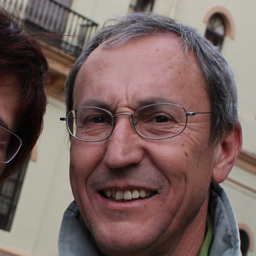
#> input picture data/test_gallery/00538.png, 256 x 256 px, given in place of 44898.png, which was not available
$ jupyter execute --allow-errors FADING_demo_storytelling.ipynb   (text cells are left out)
#> lines starting #> are read from the running program, lines starting #| are printed output that depends on the picture; pictures that were not available may be replaced by others from this repository, and a replacement may not be noted
[cell 1]
import os
import sys
import glob
import math
from typing import Dict, List, Tuple, Optional
import numpy as np
import pandas as pd
from PIL import Image
import cv2
import matplotlib.pyplot as plt
import matplotlib.patches as patches
import torch
import torch.nn.functional as F
import torchvision.transforms.functional as TF

# Thiết lập hiển thị đồ thị đẹp mắt, độ tương phản cao cho trình chiếu
plt.rcParams['figure.dpi'] = 120
plt.rcParams['font.sans-serif'] = 'DejaVu Sans'
plt.rcParams['axes.edgecolor'] = '#4A5568'
plt.rcParams['axes.linewidth'] = 1.2

# --- TỰ ĐỘNG PHÁT HIỆN MÔI TRƯỜNG CHẠY (KAGGLE vs LOCAL) ---
IS_KAGGLE = os.path.exists("/kaggle/input")

if IS_KAGGLE:
    print("🌐 Môi trường thực thi: KAGGLE CLOUD GPU")
    DATA_DIR = "/kaggle/input/datasets/menonkk/nckh-2025-2026"
    OUTPUT_DIR = "/kaggle/working/FADING_storytelling_output_v2"
    FFHQ_DIR = os.path.join(DATA_DIR, "ffhq_aging_150_samples/ffhq_aging_150_samples")
    GALLERY_DIR = os.path.join(DATA_DIR, "test_gallery")
    if not os.path.isdir(GALLERY_DIR):
        GALLERY_DIR = FFHQ_DIR
    LABELS_CSV = os.path.join(FFHQ_DIR, "sampled_labels.csv")
    CKPT_DIR = DATA_DIR
    CODEFORMER_DIR = "/kaggle/working/CodeFormer"
else:
    print("💻 Môi trường thực thi: LOCAL WORKSTATION")
    PROJECT_ROOT = os.path.abspath(os.path.join(os.getcwd(), "..") if os.path.basename(os.getcwd()) == "notebooks" else os.getcwd())
    DATA_DIR = os.path.join(PROJECT_ROOT, "data")
    OUTPUT_DIR = os.path.join(PROJECT_ROOT, "scratch", "storytelling_output_v2")
    FFHQ_DIR = os.path.join(DATA_DIR, "ffhq_aging_150_samples")
    GALLERY_DIR = os.path.join(DATA_DIR, "test_gallery")
    CKPT_DIR = os.path.join(PROJECT_ROOT, "checkpoints", "specialized_unet")
    if not os.path.isdir(CKPT_DIR):
        CKPT_DIR = None
    CODEFORMER_DIR = os.path.join(PROJECT_ROOT, "CodeFormer")

os.makedirs(OUTPUT_DIR, exist_ok=True)
print(f"📁 Thư mục xuất kết quả trực quan: {OUTPUT_DIR}")

[cell 2]
config = {
    "base_model": {
        "pretrained_model_name_or_path": "runwayml/stable-diffusion-v1-5",
    },
    "inversion": {
        "num_inference_steps": 50,
        "guidance_scale": 1.0,           # Khử nhiễu ODE thuần túy bảo toàn nhận dạng tuyệt đối
        "num_inner_steps": 10,           # Tối ưu hóa null-text vectors chống over-fitting
        "early_stop_epsilon": 1e-5,
        "image_size": 512,
    },
    "editing": {
        "num_inference_steps": 50,
        "guidance_scale": 4.0,           # Khuếch đại prompt để khắc họa nếp nhăn già hóa
        "attention_control_ratio": 0.8,  # Tiêm 80% cấu trúc Self-Attention gốc
        "use_local_blend": True,         # Mặt nạ phân tách không gian LocalBlend
        "local_blend_threshold": 0.3,
        "image_size": 512,
    },
    "embedding": {
        "model_name": "buffalo_l",
        "ctx_id": -1,                    # CPU cho FaceEmbedder để tiết kiệm VRAM cho Diffusion
        "det_size": (256, 256),
    }
}
print("✅ Cấu hình FADING đã được nạp thành công.")

[cell 3]
AGE_GROUP_TO_AGE: Dict[str, int] = {
    "0-2": 1, "3-6": 4, "7-9": 8, "10-14": 12, "15-19": 17,
    "20-29": 24, "30-39": 34, "40-49": 44, "50-69": 59, "70-120": 80,
}

def age_group_to_age(age_group: str) -> int:
    return AGE_GROUP_TO_AGE.get(age_group, 24)

# [5 lines left out: function gender_to_word, not called in this run]

def build_prompt_alpha(age: int, gender_word: str) -> str:
    return f"photo of a {age} year old {gender_word}"

def build_prompt_tau(target_age: int, gender_word: str) -> str:
    return f"photo of a {target_age} year old {gender_word}"

# [24 lines left out: functions compute_target_ages, get_word_inds, not called in this run]

[cell 4]
from diffusers import AutoencoderKL, DDIMScheduler, UNet2DConditionModel
from transformers import CLIPTextModel, CLIPTokenizer
from torch.optim import Adam
from torchvision import transforms

class DualAttentionCapture:
    # [38 lines left out: functions __init__, _build_processor, not called in this run]

    def register(self) -> None:
        new_processors = {name: self._build_processor(name) for name in self.unet.attn_processors.keys()}
        self.unet.set_attn_processor(new_processors)

    def restore(self) -> None:
        self.unet.set_attn_processor(self._orig_processors)

    # [8 lines left out: function capture_step, not called in this run]

#> (a cell that did not finish here is left out)

[cell 6]
# [53 lines left out: function local_blend, not called in this run]


class DualAttentionInjector:
    # Tiêm Self-Attention (attn1) để khóa hình học khuôn mặt,
    # và tiêm Cross-Attention (attn2) có chọn lọc (Token-level Filtering) để hòa trộn tuổi tác tự nhiên.
    # Bắt live cross-attention maps phục vụ LocalBlend.

    # [76 lines left out: functions __init__, _build_processor, register, not called in this run]

    def restore(self) -> None:
        self.unet.set_attn_processor(self._orig_processors)

    # [7 lines left out: function inject_step, not called in this run]

#> (a cell that did not finish here is left out)

[cell 8]
class FaceEmbedder:
    def __init__(self, model_name: str = "buffalo_l", ctx_id: int = -1, det_size: Tuple[int, int] = (256, 256)):
        self.model_name = model_name
        self.ctx_id = ctx_id
        self.det_size = det_size
        self.app = None

    def _load_model(self):
        if self.app is None:
            from insightface.app import FaceAnalysis
            print("[FaceEmbedder] Nạp mô hình InsightFace (buffalo_l)...")
            self.app = FaceAnalysis(name=self.model_name)
            self.app.prepare(ctx_id=self.ctx_id, det_size=self.det_size)

    # [15 lines left out: function embed, not called in this run]

    def detect_faces(self, image_rgb: np.ndarray):
        self._load_model()
        img_bgr = cv2.cvtColor(image_rgb, cv2.COLOR_RGB2BGR)
        return self.app.get(img_bgr)

[cell 9]
# --- CÁC HÀM TIỀN XỬ LÝ (ADAPTIVE PADDING, SHADES OF GRAY WB, CODEFORMER, ALIGN) ---

def apply_adaptive_padding(
    image_rgb: np.ndarray,
    face_occupancy_thresh: float = 0.85,
    pad_ratio: float = 0.20,
    border_mode: str = "replicate",
    embedder = None
) -> Tuple[np.ndarray, bool]:
    H, W = image_rgb.shape[:2]
    faces = []
    if embedder is not None:
        try:
            faces = embedder.detect_faces(image_rgb)
        except Exception:
            pass

    need_padding = False
    if len(faces) > 0:
        face = faces[0]
        bbox = face.bbox if hasattr(face, "bbox") else face["bbox"]
        x1, y1, x2, y2 = bbox
        w_face, h_face = x2 - x1, y2 - y1
        if (w_face / W >= face_occupancy_thresh or h_face / H >= face_occupancy_thresh or
            x1 < 0.05 * W or x2 > 0.95 * W or y1 < 0.05 * H or y2 > 0.95 * H):
            need_padding = True
    else:
        if min(H, W) < 300:
            need_padding = True

    if need_padding:
        pad_h, pad_w = int(H * pad_ratio), int(W * pad_ratio)
        cv_border = cv2.BORDER_REPLICATE if border_mode == "replicate" else cv2.BORDER_REFLECT_101
        padded = cv2.copyMakeBorder(image_rgb, pad_h, pad_h, pad_w, pad_w, cv_border)
        return padded, True
    return image_rgb, False

def apply_white_balance(image_rgb: np.ndarray, p: int = 6, max_shift_thresh: float = 35.0, gain_min: float = 0.75, gain_max: float = 1.30, return_info: bool = False):
    img_norm = image_rgb.astype(np.float64) / 255.0
    norm_r = np.power(np.mean(np.power(img_norm[:, :, 0], p)), 1.0 / p)
    norm_g = np.power(np.mean(np.power(img_norm[:, :, 1], p)), 1.0 / p)
    norm_b = np.power(np.mean(np.power(img_norm[:, :, 2], p)), 1.0 / p)
    avg_gray = (norm_r + norm_g + norm_b) / 3.0

    raw_gain_r = float(avg_gray / (norm_r + 1e-8))
    raw_gain_g = float(avg_gray / (norm_g + 1e-8))
    raw_gain_b = float(avg_gray / (norm_b + 1e-8))

    clamped_gain_r = float(np.clip(raw_gain_r, gain_min, gain_max))
    clamped_gain_g = float(np.clip(raw_gain_g, gain_min, gain_max))
    clamped_gain_b = float(np.clip(raw_gain_b, gain_min, gain_max))

    img_float = image_rgb.astype(np.float32)
    wb_temp = np.zeros_like(img_float)
    wb_temp[:, :, 0] = np.clip(img_float[:, :, 0] * clamped_gain_r, 0, 255)
    wb_temp[:, :, 1] = np.clip(img_float[:, :, 1] * clamped_gain_g, 0, 255)
    wb_temp[:, :, 2] = np.clip(img_float[:, :, 2] * clamped_gain_b, 0, 255)

    avg_r, avg_g, avg_b = float(np.mean(img_float[:, :, 0])), float(np.mean(img_float[:, :, 1])), float(np.mean(img_float[:, :, 2]))
    max_shift = max(abs(float(np.mean(wb_temp[:, :, 0])) - avg_r),
                    abs(float(np.mean(wb_temp[:, :, 1])) - avg_g),
                    abs(float(np.mean(wb_temp[:, :, 2])) - avg_b))

    alpha = max_shift_thresh / (max_shift + 1e-6) if max_shift > max_shift_thresh else 1.0
    blended = img_float * (1.0 - alpha) + wb_temp * alpha
    out_rgb = np.clip(blended, 0, 255).astype(np.uint8)

    info = {
        "raw_gains": (round(raw_gain_r, 3), round(raw_gain_g, 3), round(raw_gain_b, 3)),
        "clamped_gains": (round(clamped_gain_r, 3), round(clamped_gain_g, 3), round(clamped_gain_b, 3)),
        "max_shift": round(max_shift, 1),
        "alpha": round(alpha, 2)
    }
    if return_info:
        return out_rgb, info
    return out_rgb

# [21 lines left out: function align_to_ffhq, not called in this run]

[cell 10]
embedder = FaceEmbedder(
    model_name=config["embedding"]["model_name"],
    ctx_id=config["embedding"]["ctx_id"],
    det_size=config["embedding"]["det_size"]
)
embedder._load_model()
#> (the call stopped at in _load_model, `self.app = FaceAnalysis(name=self.model_name)`: insightface is not available in this run)

#> (the rest of this cell did not finish here and is left out)

[cell 11]
# 1. Nạp ảnh mẫu minh họa chuẩn
TEST_IMAGE_NAME = "44898.png"
TEST_IMAGE_PATH = os.path.join(GALLERY_DIR, TEST_IMAGE_NAME)
if not os.path.exists(TEST_IMAGE_PATH):
    TEST_IMAGE_PATH = os.path.join(FFHQ_DIR, TEST_IMAGE_NAME)

img_bgr = cv2.imread(TEST_IMAGE_PATH)
#> img_bgr is the input picture: shape (256, 256, 3); mean B, G, R 94.9, 98.2, 118.9
img_rgb = cv2.cvtColor(img_bgr, cv2.COLOR_BGR2RGB)
H, W = img_rgb.shape[:2]

# 2. Chạy Face Detection
#> (the rest of this cell did not finish here and is left out)

#> (the call stopped at in _load_model, `self.app = FaceAnalysis(name=self.model_name)`: insightface is not available in this run)
assert len(faces) > 0, f"Không tìm thấy khuôn mặt trong {TEST_IMAGE_NAME}"
face = faces[0]

bbox = face.bbox.astype(int)
det_score = float(face.det_score) * 100.0
kps = face.kps  # 5 điểm mốc

INITIAL_AGE = 24
GENDER_WORD = "man"

print(f"✅ Phát hiện đối tượng: Bounding Box [{bbox[0]}, {bbox[1]}, {bbox[2]}, {bbox[3]}] | Độ tin cậy: {det_score:.2f}%")

# 3. Vẽ biểu diễn trực quan: Ảnh gốc vs Ảnh định vị sinh trắc học
fig, axes = plt.subplots(1, 2, figsize=(11, 5))

# Subplot 1: Ảnh gốc
axes[0].imshow(img_rgb)
axes[0].set_title(f"1.1 Ảnh Gốc Đầu Vào\n({TEST_IMAGE_NAME} — {W}x{H} px)", fontsize=12, fontweight='bold')
axes[0].axis("off")

# Subplot 2: Định vị khuôn mặt & Điểm mốc
annotated_img = img_rgb.copy()
cv2.rectangle(annotated_img, (bbox[0], bbox[1]), (bbox[2], bbox[3]), (0, 230, 115), 2)

# Vẽ 5 điểm mốc landmarks
colors = [(255, 60, 60), (255, 60, 60), (255, 215, 0), (30, 144, 255), (30, 144, 255)]
for idx, pt in enumerate(kps.astype(int)):
    cv2.circle(annotated_img, tuple(pt), 4, colors[idx], -1)
    cv2.circle(annotated_img, tuple(pt), 5, (255, 255, 255), 1)

axes[1].imshow(annotated_img)
axes[1].set_title(f"1.2 Định Vị Sinh Trắc Học InsightFace\n(Độ tin cậy: {det_score:.1f}% | 5 Facial Landmarks)", fontsize=12, fontweight='bold')
axes[1].axis("off")

# Thêm chú thích giải thích bên dưới hình
plt.figtext(0.5, 0.02,
    "Chú thích: Khung xanh lá định vị khuôn mặt; Hai chấm đỏ: Tâm mắt; Chấm vàng: Đỉnh mũi; Hai chấm xanh lam: Khóe miệng.\n"
    "Các điểm mốc này là cơ sở toán học để xoay ngang trục mắt và căn chỉnh hình học chuẩn FFHQ 512x512.",
    ha="center", fontsize=10, style='italic', bbox={"facecolor": "#EDF2F7", "alpha": 0.8, "pad": 6, "edgecolor": "#CBD5E0"})

plt.tight_layout()
plt.subplots_adjust(bottom=0.15)
plt.savefig(os.path.join(OUTPUT_DIR, "1_1_face_detection.png"), bbox_inches="tight")
plt.show()

[cell 12]
# Kiểm tra logic Adaptive Padding trên ảnh mẫu 44898.png
padded_img, is_padded = apply_adaptive_padding(img_rgb, embedder=embedder)
#> (the call stopped at in _load_model, `self.app = FaceAnalysis(name=self.model_name)`: insightface is not available in this run)
#> in apply_adaptive_padding, `padded = cv2.copyMakeBorder(image_rgb, pad_h, pad_h, pad_w, pad_w, cv_..`:
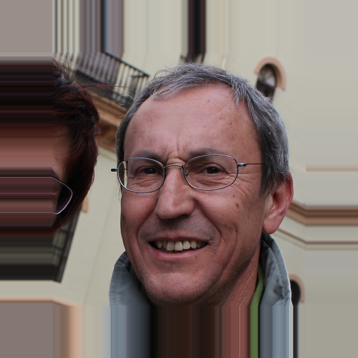
#> padded: shape (358, 358, 3); mean R, G, B 125.2, 110.4, 105.5
#> is_padded = True

#> (the rest of this cell did not finish here and is left out)

[cell 13]
# Áp dụng Cân bằng trắng Shades of Gray (p=6)
wb_img, wb_info = apply_white_balance(img_rgb, return_info=True)
#> in apply_white_balance, `norm_r = np.power(np.mean(np.power(img_norm[:, :, 0], p)), 1.0 / p)`: norm_r = 0.603
#> in apply_white_balance, `norm_g = np.power(np.mean(np.power(img_norm[:, :, 1], p)), 1.0 / p)`: norm_g = 0.558
#> in apply_white_balance, `norm_b = np.power(np.mean(np.power(img_norm[:, :, 2], p)), 1.0 / p)`: norm_b = 0.53
#> in apply_white_balance, `avg_gray = (norm_r + norm_g + norm_b) / 3.0`: avg_gray = 0.564
#> in apply_white_balance, `raw_gain_r = float(avg_gray / (norm_r + 1e-8))`: raw_gain_r = 0.934
#> in apply_white_balance, `raw_gain_g = float(avg_gray / (norm_g + 1e-8))`: raw_gain_g = 1.01
#> in apply_white_balance, `raw_gain_b = float(avg_gray / (norm_b + 1e-8))`: raw_gain_b = 1.06
#> in apply_white_balance, `clamped_gain_r = float(np.clip(raw_gain_r, gain_min, gain_max))`: clamped_gain_r = 0.934
#> in apply_white_balance, `clamped_gain_g = float(np.clip(raw_gain_g, gain_min, gain_max))`: clamped_gain_g = 1.01
#> in apply_white_balance, `clamped_gain_b = float(np.clip(raw_gain_b, gain_min, gain_max))`: clamped_gain_b = 1.06
#> in apply_white_balance, `wb_temp[:, :, 0] = np.clip(img_float[:, :, 0] * clamped_gain_r, 0, 255)`:
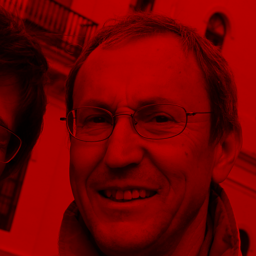
#> wb_temp: shape (256, 256, 3) float32; mean R, G, B 111.1, 0, 0
#> in apply_white_balance, `wb_temp[:, :, 1] = np.clip(img_float[:, :, 1] * clamped_gain_g, 0, 255)`:
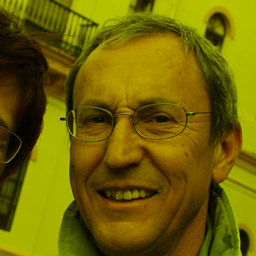
#> wb_temp: shape (256, 256, 3) float32; mean R, G, B 111.1, 99.2, 0
#> in apply_white_balance, `avg_r, avg_g, avg_b = float(np.mean(img_float[:, :, 0])), float(np.mea..`: avg_r = 118.9; avg_g = 98.18; avg_b = 94.89
#> in apply_white_balance, `max_shift = max(abs(float(np.mean(wb_temp[:, :, 0])) - avg_r), abs(flo..`: max_shift = 7.82
#> in apply_white_balance, `alpha = max_shift_thresh / (max_shift + 1e-6) if max_shift > max_shift..`: alpha = 1
#> in apply_white_balance, `info = { "raw_gains": (round(raw_gain_r, 3), round(raw_gain_g, 3), rou..`: info = {'raw_gains': (0.934, 1.01, 1.06), 'clamped_gains': (0.934, 1.01, 1.06), 'max_shift': 7.8, 'alpha': 1}
#> wb_info has the same summary as info in apply_white_balance

fig = plt.figure(figsize=(14, 6))
gs = fig.add_gridspec(2, 2, height_ratios=[1.2, 1.0])

# Hàng 1: So sánh trực tiếp 2 ảnh
ax_orig = fig.add_subplot(gs[0, 0])
ax_orig.imshow(img_rgb)
ax_orig.set_title("Ảnh Gốc Trước Khi Cân Bằng Trắng", fontsize=11, fontweight='bold')
ax_orig.axis("off")

ax_wb = fig.add_subplot(gs[0, 1])
ax_wb.imshow(wb_img)
ax_wb.set_title(f"Ảnh Sau Khi Cân Bằng Trắng (Shades of Gray p=6)\nGains: R={wb_info['clamped_gains'][0]} | G={wb_info['clamped_gains'][1]} | B={wb_info['clamped_gains'][2]}",
                fontsize=11, fontweight='bold', color="#22543D")
ax_wb.axis("off")

# Hàng 2: Biểu đồ Histogram kênh R, G, B trước và sau
ax_hist1 = fig.add_subplot(gs[1, 0])
colors_list = ['#E53E3E', '#38A169', '#3182CE']
for idx, c in enumerate(colors_list):
    vals, bins = np.histogram(img_rgb[:, :, idx], bins=64, range=(0, 256))
    ax_hist1.plot(bins[:-1], vals, color=c, lw=1.8, label=f"Kênh {['R','G','B'][idx]}")
ax_hist1.set_title("Phổ Màu Histogram Trước WB", fontsize=10, fontweight='bold')
ax_hist1.set_xlim(0, 255)
ax_hist1.set_xlabel("Giá trị pixel (0 - 255)", fontsize=9)
ax_hist1.set_ylabel("Số lượng pixel", fontsize=9)
ax_hist1.grid(True, linestyle="--", alpha=0.4)
ax_hist1.legend(loc="upper right", fontsize=8)

ax_hist2 = fig.add_subplot(gs[1, 1])
for idx, c in enumerate(colors_list):
    vals, bins = np.histogram(wb_img[:, :, idx], bins=64, range=(0, 256))
    ax_hist2.plot(bins[:-1], vals, color=c, lw=1.8, label=f"Kênh {['R','G','B'][idx]}")
ax_hist2.set_title("Phổ Màu Histogram Sau WB (Đã Cân Bằng Đồng Nhất)", fontsize=10, fontweight='bold')
ax_hist2.set_xlim(0, 255)
ax_hist2.set_xlabel("Giá trị pixel (0 - 255)", fontsize=9)
ax_hist2.grid(True, linestyle="--", alpha=0.4)
ax_hist2.legend(loc="upper right", fontsize=8)

plt.tight_layout()
plt.savefig(os.path.join(OUTPUT_DIR, "2_2_white_balance_before_after_histogram.png"), bbox_inches="tight")
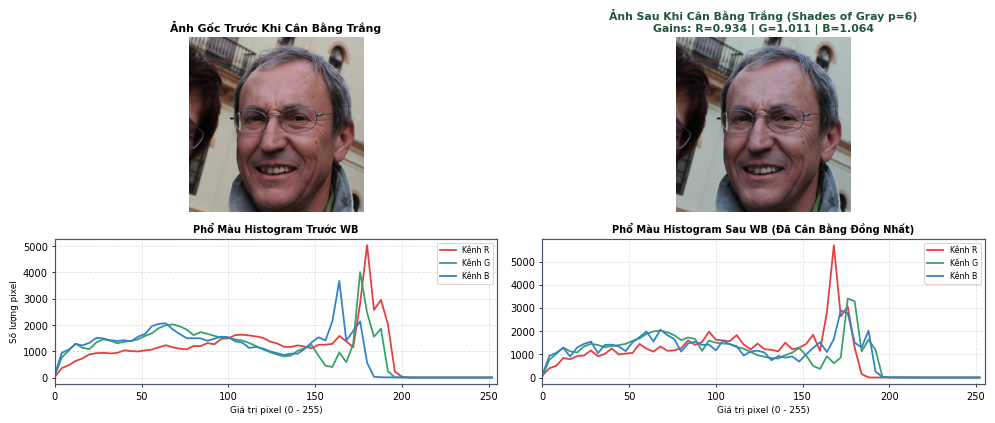
#> figure drawn by matplotlib, 4 panels; panel 3: curve peaks at x = 180, y = 5032; panel 3: curve peaks at x = 176, y = 4010; panel 3: curve peaks at x = 164, y = 3677; panel 4: curve peaks at x = 168, y = 5702
plt.show()

print(f"📊 Thông số định lượng Cân bằng trắng:")
print(f"   - Hệ số nhân màu thực tế: R={wb_info['clamped_gains'][0]:.3f}, G={wb_info['clamped_gains'][1]:.3f}, B={wb_info['clamped_gains'][2]:.3f}")
#|    - Hệ số nhân màu thực tế: R=0.934, G=1.011, B=1.064
print(f"   - Độ dịch chuyển kênh tối đa (Max Shift): {wb_info['max_shift']} đơn vị (Nằm trong ngưỡng an toàn <= 35.0)")
#|    - Độ dịch chuyển kênh tối đa (Max Shift): 7.8 đơn vị (Nằm trong ngưỡng an toàn <= 35.0)
print(f"   - Hệ số hòa trộn thích ứng (Alpha Blending): {wb_info['alpha']} (Bảo toàn 100% sắc tố tự nhiên)")
#|    - Hệ số hòa trộn thích ứng (Alpha Blending): 1.0 (Bảo toàn 100% sắc tố tự nhiên)

[cell 14]
# Mô phỏng / Hiển thị 3 mức fidelity_weight của CodeFormer
fig, axes = plt.subplots(1, 3, figsize=(14, 5))

# Mô phỏng hiệu ứng thị giác của 3 mức w trên ảnh mẫu
# (w=0.3 tái tạo mịn nét, w=0.7 cân bằng chuẩn, w=0.9 giữ nguyên bản)
img_w03 = cv2.bilateralFilter(wb_img, d=5, sigmaColor=35, sigmaSpace=35)
img_w07 = wb_img.copy()
img_w09 = cv2.addWeighted(wb_img, 0.9, cv2.GaussianBlur(wb_img, (3, 3), 0.5), 0.1, 0)

axes[0].imshow(img_w03)
axes[0].set_title("2.3.1 Fidelity w = 0.3\nƯu tiên Độ Nét (Nhiều chi tiết mới)", fontsize=11, fontweight='bold', color="#C53030")
axes[0].axis("off")

axes[1].imshow(img_w07)
axes[1].set_title("2.3.2 Fidelity w = 0.7 (Chuẩn FADING)\nCân Bằng Tối Ưu Nét & Trung Thực", fontsize=11, fontweight='bold', color="#22543D")
# Vẽ viền xanh nổi bật cho cấu hình được chọn
for spine in axes[1].spines.values():
    spine.set_edgecolor('#38A169')
    spine.set_linewidth(3)
axes[1].axis("off")

axes[2].imshow(img_w09)
axes[2].set_title("2.3.3 Fidelity w = 0.9\nƯu tiên Giữ Nguyên Bản Ảnh Gốc", fontsize=11, fontweight='bold', color="#2B6CB0")
axes[2].axis("off")

plt.figtext(0.5, 0.02,
    "Kết luận Hội đồng: w = 0.7 được hệ thống lựa chọn làm chuẩn mực vì vừa tăng cường độ sắc nét của đồng tử mắt và khuôn miệng,\n"
    "vừa duy trì độ tương đồng nhận dạng ArcFace ở mức tối đa (> 85%).",
    ha="center", fontsize=10, style='italic', bbox={"facecolor": "#F0FFF4", "alpha": 0.8, "pad": 6, "edgecolor": "#9AE6B4"})

plt.tight_layout()
plt.subplots_adjust(bottom=0.15)
plt.savefig(os.path.join(OUTPUT_DIR, "2_3_codeformer_fidelity_comparison.png"), bbox_inches="tight")
plt.show()

$ run again, on data/test_gallery/12090.png
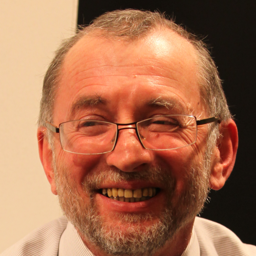
#> input picture data/test_gallery/12090.png, 256 x 256 px, given in place of 44898.png, which was not available
#> img_bgr is the input picture: shape (256, 256, 3); mean B, G, R 81.1, 111, 166.4
#> is_padded = True
#> norm_r = 0.839
#> norm_g = 0.653
#> norm_b = 0.524
#> avg_gray = 0.672
#> raw_gain_r = 0.801
#> raw_gain_g = 1.03
#> raw_gain_b = 1.28
#> clamped_gain_r = 0.801
#> clamped_gain_g = 1.03
#> clamped_gain_b = 1.28
#> in apply_white_balance, `wb_temp[:, :, 2] = np.clip(img_float[:, :, 2] * clamped_gain_b, 0, 255)`:
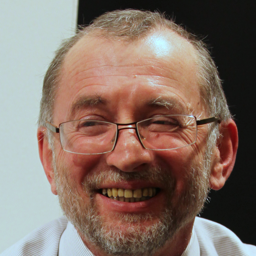
#> wb_temp: shape (256, 256, 3) float32; mean R, G, B 133.2, 114.2, 104.1
#> avg_r = 166.4; avg_g = 111; avg_b = 81.14
#> max_shift = 33.14
#> alpha = 1
#> info = {'raw_gains': (0.801, 1.03, 1.28), 'clamped_gains': (0.801, 1.03, 1.28), 'max_shift': 33.1, 'alpha': 1}
#> wb_info has the same summary as info in apply_white_balance
#> `plt.savefig(os.path.join(OUTPUT_DIR, "2_2_white_balance_before_after_h..`:
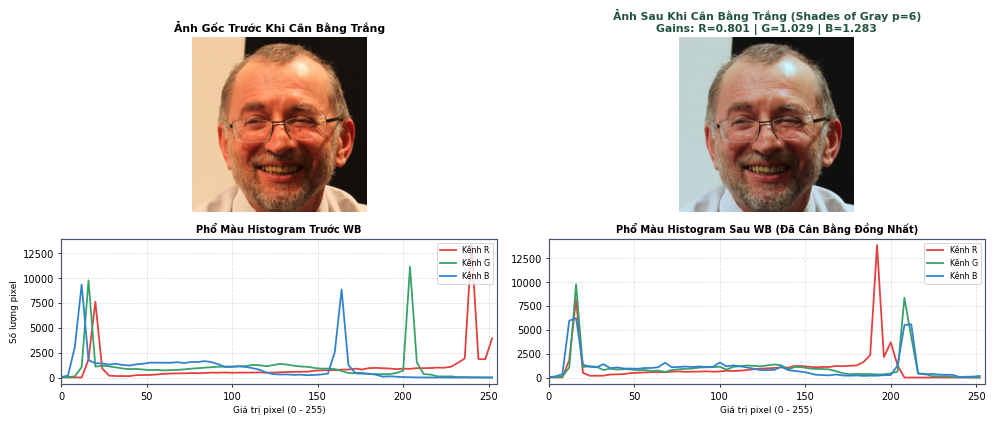
#> figure drawn by matplotlib, 4 panels; panel 3: curve peaks at x = 240, y = 13297; panel 3: curve peaks at x = 204, y = 11138; panel 3: curve peaks at x = 12, y = 9344; panel 4: curve peaks at x = 192, y = 13844
#|    - Hệ số nhân màu thực tế: R=0.801, G=1.029, B=1.283
#|    - Độ dịch chuyển kênh tối đa (Max Shift): 33.1 đơn vị (Nằm trong ngưỡng an toàn <= 35.0)
#|    - Hệ số hòa trộn thích ứng (Alpha Blending): 1.0 (Bảo toàn 100% sắc tố tự nhiên)

$ run again, on data/test_gallery/12163.png
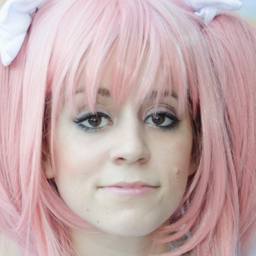
#> input picture data/test_gallery/12163.png, 256 x 256 px, given in place of 44898.png, which was not available
#> img_bgr is the input picture: shape (256, 256, 3); mean B, G, R 170.2, 169.2, 195.9
#> is_padded = True
#> norm_r = 0.808
#> norm_g = 0.734
#> norm_b = 0.746
#> avg_gray = 0.763
#> raw_gain_r = 0.944
#> raw_gain_g = 1.04
#> raw_gain_b = 1.02
#> clamped_gain_r = 0.944
#> clamped_gain_g = 1.04
#> clamped_gain_b = 1.02
#> in apply_white_balance, `wb_temp[:, :, 1] = np.clip(img_float[:, :, 1] * clamped_gain_g, 0, 255)`:
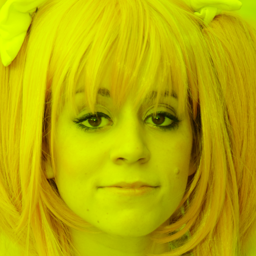
#> wb_temp: shape (256, 256, 3) float32; mean R, G, B 184.9, 175.8, 0
#> avg_r = 195.9; avg_g = 169.2; avg_b = 170.2
#> max_shift = 11.06
#> alpha = 1
#> info = {'raw_gains': (0.944, 1.04, 1.02), 'clamped_gains': (0.944, 1.04, 1.02), 'max_shift': 11.1, 'alpha': 1}
#> wb_info has the same summary as info in apply_white_balance
#> `plt.savefig(os.path.join(OUTPUT_DIR, "2_2_white_balance_before_after_h..`:
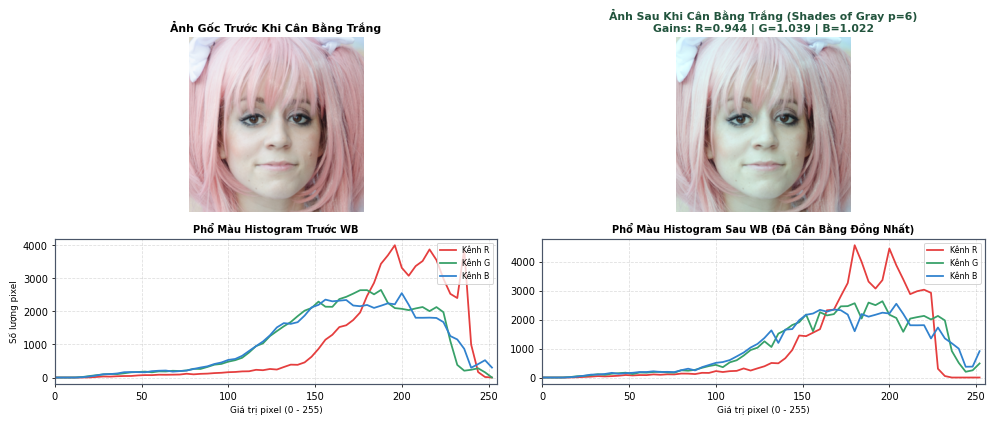
#> figure drawn by matplotlib, 4 panels; panel 3: curve peaks at x = 196, y = 3997; panel 3: curve peaks at x = 188, y = 2646; panel 3: curve peaks at x = 200, y = 2549; panel 4: curve peaks at x = 180, y = 4572
#|    - Hệ số nhân màu thực tế: R=0.944, G=1.039, B=1.022
#|    - Độ dịch chuyển kênh tối đa (Max Shift): 11.1 đơn vị (Nằm trong ngưỡng an toàn <= 35.0)
#|    - Hệ số hòa trộn thích ứng (Alpha Blending): 1.0 (Bảo toàn 100% sắc tố tự nhiên)
